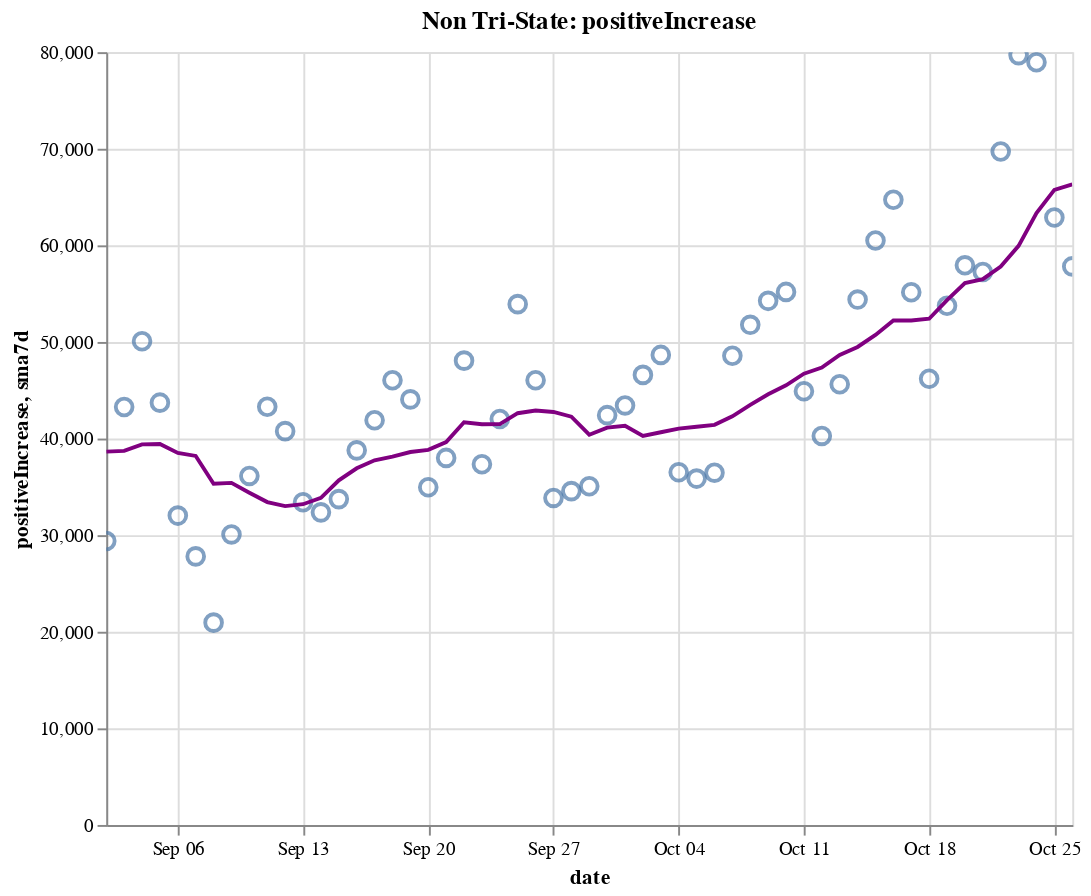

Source (notebook cell):
### Code cell
create_plot(non_tristate, 'positiveIncrease')

### Figure 1 — Vega-Lite specification as saved in the notebook (floating-point values rounded to 4 significant figures)
{"config": {"view": {"continuousWidth": 400, "continuousHeight": 300}}, "layer": [{"layer": [{"mark": {"type": "point", "size": 75}, "encoding": {"tooltip": [{"type": "temporal", "field": "date"}, {"type": "quantitative", "field": "positiveIncrease"}, {"type": "quantitative", "field": "sma7d"}], "x": {"type": "temporal", "field": "date"}, "y": {"type": "quantitative", "field": "positiveIncrease"}}, "selection": {"selector014": {"type": "interval", "bind": "scales", "encodings": ["x", "y"]}}}, {"mark": {"type": "line", "color": "purple"}, "encoding": {"x": {"type": "temporal", "field": "date"}, "y": {"type": "quantitative", "field": "sma7d"}}}]}, {"mark": {"type": "rule", "color": "#aaa"}, "encoding": {"x": {"type": "temporal", "field": "date"}}, "transform": [{"filter": {"selection": "selector013"}}]}, {"mark": "circle", "encoding": {"opacity": {"condition": {"value": 1, "selection": "selector013"}, "value": 0}, "tooltip": [{"type": "temporal", "field": "date"}, {"type": "quantitative", "field": "positiveIncrease"}, {"type": "quantitative", "field": "sma7d"}], "x": {"type": "temporal", "field": "date"}, "y": {"type": "quantitative", "field": "positiveIncrease"}}, "selection": {"selector013": {"type": "single", "encodings": ["x"], "on": "mouseover", "nearest": true, "empty": "none"}}}, {"mark": {"type": "text", "align": "left", "dx": 5, "dy": -5, "stroke": "white", "strokeWidth": 2}, "encoding": {"text": {"type": "quantitative", "field": "positiveIncrease"}, "tooltip": [{"type": "temporal", "field": "date"}, {"type": "quantitative", "field": "positiveIncrease"}, {"type": "quantitative", "field": "sma7d"}], "x": {"type": "temporal", "field": "date"}, "y": {"type": "quantitative", "field": "positiveIncrease"}}, "transform": [{"filter": {"selection": "selector013"}}]}, {"mark": {"type": "text", "align": "left", "dx": 5, "dy": -5}, "encoding": {"text": {"type": "quantitative", "field": "positiveIncrease"}, "tooltip": [{"type": "temporal", "field": "date"}, {"type": "quantitative", "field": "positiveIncrease"}, {"type": "quantitative", "field": "sma7d"}], "x": {"type": "temporal", "field": "date"}, "y": {"type": "quantitative", "field": "positiveIncrease"}}, "transform": [{"filter": {"selection": "selector013"}}]}], "data": {"name": "data-98b10bb11ac6bac3f7a311bf862c6d1a"}, "height": 400, "title": "Non Tri-State: positiveIncrease", "width": 500, "$schema": "https://vega.github.io/schema/vega-lite/v4.8.1.json", "datasets": {"data-98b10bb11ac6bac3f7a311bf862c6d1a": [{"date": "2020-09-02T00:00:00", "totalTestResultsIncrease": 560600.0, "positiveIncrease": 29400.0, "death": 131900.0, "deathIncrease": 1015.0, "positiveRate": 0.052, "state": "Non Tri-State", "sma7d": 38640.0}, {"date": "2020-09-03T00:00:00", "totalTestResultsIncrease": 698000.0, "positiveIncrease": 43260.0, "death": 133000.0, "deathIncrease": 1055.0, "positiveRate": 0.062, "state": "Non Tri-State", "sma7d": 38720.0}, {"date": "2020-09-04T00:00:00", "totalTestResultsIncrease": 831700.0, "positiveIncrease": 50070.0, "death": 133900.0, "deathIncrease": 986.0, "positiveRate": 0.06, "state": "Non Tri-State", "sma7d": 39400.0}, {"date": "2020-09-05T00:00:00", "totalTestResultsIncrease": 808000.0, "positiveIncrease": 43720.0, "death": 134900.0, "deathIncrease": 909.0, "positiveRate": 0.054, "state": "Non Tri-State", "sma7d": 39440.0}, {"date": "2020-09-06T00:00:00", "totalTestResultsIncrease": 666900.0, "positiveIncrease": 32030.0, "death": 135300.0, "deathIncrease": 436.0, "positiveRate": 0.048, "state": "Non Tri-State", "sma7d": 38520.0}, {"date": "2020-09-07T00:00:00", "totalTestResultsIncrease": 514900.0, "positiveIncrease": 27800.0, "death": 135500.0, "deathIncrease": 221.0, "positiveRate": 0.054, "state": "Non Tri-State", "sma7d": 38200.0}, {"date": "2020-09-08T00:00:00", "totalTestResultsIncrease": 428800.0, "positiveIncrease": 20950.0, "death": 135900.0, "deathIncrease": 341.0, "positiveRate": 0.049, "state": "Non Tri-State", "sma7d": 35320.0}, {"date": "2020-09-09T00:00:00", "totalTestResultsIncrease": 569400.0, "positiveIncrease": 30080.0, "death": 136900.0, "deathIncrease": 1073.0, "positiveRate": 0.053, "state": "Non Tri-State", "sma7d": 35410.0}, {"date": "2020-09-10T00:00:00", "totalTestResultsIncrease": 614500.0, "positiveIncrease": 36130.0, "death": 138100.0, "deathIncrease": 1154.0, "positiveRate": 0.059, "state": "Non Tri-State", "sma7d": 34400.0}, {"date": "2020-09-11T00:00:00", "totalTestResultsIncrease": 718600.0, "positiveIncrease": 43290.0, "death": 139100.0, "deathIncrease": 1002.0, "positiveRate": 0.06, "state": "Non Tri-State", "sma7d": 33430.0}, {"date": "2020-09-12T00:00:00", "totalTestResultsIncrease": 826900.0, "positiveIncrease": 40770.0, "death": 139900.0, "deathIncrease": 804.0, "positiveRate": 0.049, "state": "Non Tri-State", "sma7d": 33010.0}, {"date": "2020-09-13T00:00:00", "totalTestResultsIncrease": 620600.0, "positiveIncrease": 33400.0, "death": 140300.0, "deathIncrease": 379.0, "positiveRate": 0.054, "state": "Non Tri-State", "sma7d": 33200.0}, {"date": "2020-09-14T00:00:00", "totalTestResultsIncrease": 323800.0, "positiveIncrease": 32360.0, "death": 140700.0, "deathIncrease": 391.0, "positiveRate": 0.1, "state": "Non Tri-State", "sma7d": 33850.0}, {"date": "2020-09-15T00:00:00", "totalTestResultsIncrease": 653300.0, "positiveIncrease": 33730.0, "death": 141700.0, "deathIncrease": 1011.0, "positiveRate": 0.052, "state": "Non Tri-State", "sma7d": 35680.0}, {"date": "2020-09-16T00:00:00", "totalTestResultsIncrease": 669100.0, "positiveIncrease": 38780.0, "death": 142900.0, "deathIncrease": 1184.0, "positiveRate": 0.058, "state": "Non Tri-State", "sma7d": 36920.0}, {"date": "2020-09-17T00:00:00", "totalTestResultsIncrease": 749600.0, "positiveIncrease": 41890.0, "death": 143700.0, "deathIncrease": 856.0, "positiveRate": 0.056, "state": "Non Tri-State", "sma7d": 37750.0}, {"date": "2020-09-18T00:00:00", "totalTestResultsIncrease": 889300.0, "positiveIncrease": 46040.0, "death": 144600.0, "deathIncrease": 883.0, "positiveRate": 0.052, "state": "Non Tri-State", "sma7d": 38140.0}, {"date": "2020-09-19T00:00:00", "totalTestResultsIncrease": 989900.0, "positiveIncrease": 44050.0, "death": 145300.0, "deathIncrease": 735.0, "positiveRate": 0.045, "state": "Non Tri-State", "sma7d": 38610.0}, {"date": "2020-09-20T00:00:00", "totalTestResultsIncrease": 772100.0, "positiveIncrease": 34960.0, "death": 145600.0, "deathIncrease": 322.0, "positiveRate": 0.045, "state": "Non Tri-State", "sma7d": 38830.0}, {"date": "2020-09-21T00:00:00", "totalTestResultsIncrease": 631800.0, "positiveIncrease": 38000.0, "death": 145900.0, "deathIncrease": 281.0, "positiveRate": 0.06, "state": "Non Tri-State", "sma7d": 39640.0}, {"date": "2020-09-22T00:00:00", "totalTestResultsIncrease": 671900.0, "positiveIncrease": 48070.0, "death": 146800.0, "deathIncrease": 842.0, "positiveRate": 0.072, "state": "Non Tri-State", "sma7d": 41680.0}, {"date": "2020-09-23T00:00:00", "totalTestResultsIncrease": 856600.0, "positiveIncrease": 37340.0, "death": 147900.0, "deathIncrease": 1145.0, "positiveRate": 0.044, "state": "Non Tri-State", "sma7d": 41480.0}, {"date": "2020-09-24T00:00:00", "totalTestResultsIncrease": 837100.0, "positiveIncrease": 42030.0, "death": 148800.0, "deathIncrease": 908.0, "positiveRate": 0.05, "state": "Non Tri-State", "sma7d": 41500.0}, {"date": "2020-09-25T00:00:00", "totalTestResultsIncrease": 918800.0, "positiveIncrease": 53920.0, "death": 149700.0, "deathIncrease": 829.0, "positiveRate": 0.059, "state": "Non Tri-State", "sma7d": 42620.0}, {"date": "2020-09-26T00:00:00", "totalTestResultsIncrease": 922800.0, "positiveIncrease": 46040.0, "death": 150500.0, "deathIncrease": 859.0, "positiveRate": 0.05, "state": "Non Tri-State", "sma7d": 42910.0}, {"date": "2020-09-27T00:00:00", "totalTestResultsIncrease": 764200.0, "positiveIncrease": 33860.0, "death": 150800.0, "deathIncrease": 295.0, "positiveRate": 0.044, "state": "Non Tri-State", "sma7d": 42750.0}, {"date": "2020-09-28T00:00:00", "totalTestResultsIncrease": 970300.0, "positiveIncrease": 34560.0, "death": 151100.0, "deathIncrease": 245.0, "positiveRate": 0.036, "state": "Non Tri-State", "sma7d": 42260.0}, {"date": "2020-09-29T00:00:00", "totalTestResultsIncrease": 759100.0, "positiveIncrease": 35060.0, "death": 151800.0, "deathIncrease": 725.0, "positiveRate": 0.046, "state": "Non Tri-State", "sma7d": 40400.0}, {"date": "2020-09-30T00:00:00", "totalTestResultsIncrease": 690100.0, "positiveIncrease": 42420.0, "death": 152800.0, "deathIncrease": 1040.0, "positiveRate": 0.061, "state": "Non Tri-State", "sma7d": 41130.0}, {"date": "2020-10-01T00:00:00", "totalTestResultsIncrease": 811900.0, "positiveIncrease": 43430.0, "death": 153600.0, "deathIncrease": 832.0, "positiveRate": 0.053, "state": "Non Tri-State", "sma7d": 41330.0}, {"date": "2020-10-02T00:00:00", "totalTestResultsIncrease": 913800.0, "positiveIncrease": 46590.0, "death": 154500.0, "deathIncrease": 822.0, "positiveRate": 0.051, "state": "Non Tri-State", "sma7d": 40280.0}, {"date": "2020-10-03T00:00:00", "totalTestResultsIncrease": 898500.0, "positiveIncrease": 48660.0, "death": 155200.0, "deathIncrease": 729.0, "positiveRate": 0.054, "state": "Non Tri-State", "sma7d": 40650.0}, {"date": "2020-10-04T00:00:00", "totalTestResultsIncrease": 802400.0, "positiveIncrease": 36510.0, "death": 155500.0, "deathIncrease": 348.0, "positiveRate": 0.046, "state": "Non Tri-State", "sma7d": 41030.0}, {"date": "2020-10-05T00:00:00", "totalTestResultsIncrease": 796600.0, "positiveIncrease": 35860.0, "death": 155900.0, "deathIncrease": 312.0, "positiveRate": 0.045, "state": "Non Tri-State", "sma7d": 41220.0}, {"date": "2020-10-06T00:00:00", "totalTestResultsIncrease": 745100.0, "positiveIncrease": 36470.0, "death": 156500.0, "deathIncrease": 612.0, "positiveRate": 0.049, "state": "Non Tri-State", "sma7d": 41420.0}, {"date": "2020-10-07T00:00:00", "totalTestResultsIncrease": 761900.0, "positiveIncrease": 48570.0, "death": 157400.0, "deathIncrease": 901.0, "positiveRate": 0.064, "state": "Non Tri-State", "sma7d": 42300.0}, {"date": "2020-10-08T00:00:00", "totalTestResultsIncrease": 842200.0, "positiveIncrease": 51770.0, "death": 158300.0, "deathIncrease": 963.0, "positiveRate": 0.061, "state": "Non Tri-State", "sma7d": 43490.0}, {"date": "2020-10-09T00:00:00", "totalTestResultsIncrease": 933900.0, "positiveIncrease": 54260.0, "death": 159200.0, "deathIncrease": 880.0, "positiveRate": 0.058, "state": "Non Tri-State", "sma7d": 44590.0}, {"date": "2020-10-10T00:00:00", "totalTestResultsIncrease": 1016000.0, "positiveIncrease": 55180.0, "death": 159900.0, "deathIncrease": 650.0, "positiveRate": 0.054, "state": "Non Tri-State", "sma7d": 45520.0}, {"date": "2020-10-11T00:00:00", "totalTestResultsIncrease": 852800.0, "positiveIncrease": 44900.0, "death": 160300.0, "deathIncrease": 458.0, "positiveRate": 0.053, "state": "Non Tri-State", "sma7d": 46720.0}, {"date": "2020-10-12T00:00:00", "totalTestResultsIncrease": 767900.0, "positiveIncrease": 40270.0, "death": 160600.0, "deathIncrease": 271.0, "positiveRate": 0.052, "state": "Non Tri-State", "sma7d": 47350.0}, {"date": "2020-10-13T00:00:00", "totalTestResultsIncrease": 872500.0, "positiveIncrease": 45620.0, "death": 161300.0, "deathIncrease": 671.0, "positiveRate": 0.052, "state": "Non Tri-State", "sma7d": 48650.0}, {"date": "2020-10-14T00:00:00", "totalTestResultsIncrease": 796600.0, "positiveIncrease": 54390.0, "death": 162100.0, "deathIncrease": 791.0, "positiveRate": 0.068, "state": "Non Tri-State", "sma7d": 49480.0}, {"date": "2020-10-15T00:00:00", "totalTestResultsIncrease": 836500.0, "positiveIncrease": 60500.0, "death": 163000.0, "deathIncrease": 929.0, "positiveRate": 0.072, "state": "Non Tri-State", "sma7d": 50730.0}, {"date": "2020-10-16T00:00:00", "totalTestResultsIncrease": 942900.0, "positiveIncrease": 64720.0, "death": 163800.0, "deathIncrease": 860.0, "positiveRate": 0.069, "state": "Non Tri-State", "sma7d": 52230.0}, {"date": "2020-10-17T00:00:00", "totalTestResultsIncrease": 1001000.0, "positiveIncrease": 55150.0, "death": 164600.0, "deathIncrease": 769.0, "positiveRate": 0.055, "state": "Non Tri-State", "sma7d": 52220.0}, {"date": "2020-10-18T00:00:00", "totalTestResultsIncrease": 850500.0, "positiveIncrease": 46190.0, "death": 165000.0, "deathIncrease": 379.0, "positiveRate": 0.054, "state": "Non Tri-State", "sma7d": 52410.0}, {"date": "2020-10-19T00:00:00", "totalTestResultsIncrease": 970300.0, "positiveIncrease": 53750.0, "death": 165400.0, "deathIncrease": 426.0, "positiveRate": 0.055, "state": "Non Tri-State", "sma7d": 54330.0}, {"date": "2020-10-20T00:00:00", "totalTestResultsIncrease": 786500.0, "positiveIncrease": 57940.0, "death": 166200.0, "deathIncrease": 801.0, "positiveRate": 0.074, "state": "Non Tri-State", "sma7d": 56090.0}, {"date": "2020-10-21T00:00:00", "totalTestResultsIncrease": 713500.0, "positiveIncrease": 57240.0, "death": 167200.0, "deathIncrease": 991.0, "positiveRate": 0.08, "state": "Non Tri-State", "sma7d": 56500.0}, {"date": "2020-10-22T00:00:00", "totalTestResultsIncrease": 935700.0, "positiveIncrease": 69720.0, "death": 168300.0, "deathIncrease": 1108.0, "positiveRate": 0.075, "state": "Non Tri-State", "sma7d": 57810.0}, {"date": "2020-10-23T00:00:00", "totalTestResultsIncrease": 1081000.0, "positiveIncrease": 79700.0, "death": 169200.0, "deathIncrease": 888.0, "positiveRate": 0.074, "state": "Non Tri-State", "sma7d": 59950.0}, {"date": "2020-10-24T00:00:00", "totalTestResultsIncrease": 1064000.0, "positiveIncrease": 78960.0, "death": 170100.0, "deathIncrease": 869.0, "positiveRate": 0.074, "state": "Non Tri-State", "sma7d": 63350.0}, {"date": "2020-10-25T00:00:00", "totalTestResultsIncrease": 956300.0, "positiveIncrease": 62890.0, "death": 170400.0, "deathIncrease": 361.0, "positiveRate": 0.066, "state": "Non Tri-State", "sma7d": 65740.0}, {"date": "2020-10-26T00:00:00", "totalTestResultsIncrease": 909300.0, "positiveIncrease": 57820.0, "death": 170800.0, "deathIncrease": 358.0, "positiveRate": 0.064, "state": "Non Tri-State", "sma7d": 66320.0}]}}
